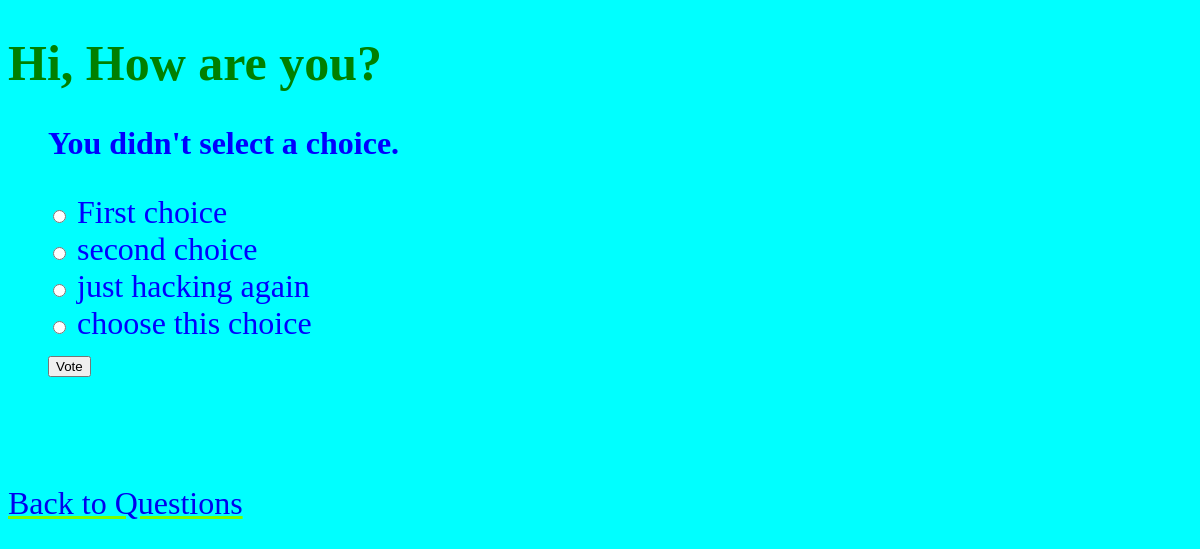
Screenshot of /app/2/vote/ with the database file from the repository.
### app/models.py (models this page shows, shortened)
class Question(models.Model):
    question_text = models.CharField(max_length=200)
    pub_date = models.DateTimeField('date published')

class Choice(models.Model):
    question = models.ForeignKey(Question, on_delete=models.CASCADE)
    choice_text = models.CharField(max_length=200)
    votes = models.IntegerField(default=0)

### app/views.py (the view)
# urls.py: path('<int:question_id>/vote/', views.vote, name='vote'),
def vote(request, question_id):
    question = get_object_or_404(Question, pk=question_id)
    try:
        selected_choice = question.choice_set.get(pk=request.POST['choice'])
    except (KeyError, Choice.DoesNotExist):
        return render(request, 'app/detail.html', {
            'question': question,
            'error_message': "You didn't select a choice.",
        })
    else:
        selected_choice.votes += 1
        selected_choice.save()
        return HttpResponseRedirect(reverse('app:results', args=(question.id,)))

### templates/app/detail.html (shortened to what this page needs)
{% extends './base.html' %}
{% block content %}
<h1>{{ question.question_text }}</h1>
<ul>
    {% if error_message %}<p><strong>{{ error_message }}</strong></p>{% endif %}
    <form action="{% url 'app:vote' question.id %}" method="post">
        {% for choice in question.choice_set.all %}
            <input type="radio" name="choice" id="choice{{ forloop.counter }}" value="{{ choice.id }}">
            <label for="choice{{ forloop.counter }}">{{ choice.choice_text }}</label><br>
        {% endfor %}
        {% if question.choice_set.all %}
        <input type="submit" value="Vote">
        {%else%}
            <p> No choices available to vote.!</p>
        {% endif %}
    </form>
</ul>
<br><br><a href="{% url 'app:index' %}">Back to Questions</a>
{% endblock %}

### static/app/style.css (style rules this page uses)
body { background-color: cyan; padding-top: initial; text-indent: initial; text-align: left; font-size: 32px; }
a { text-decoration-color: lawngreen; }
ul { color: blue; }
h1 { color: green; font-size: 50px; font-weight: bold; font-family: verdana; }
p { font-family: verdana; }

### rows the page displays
Question: question_text "Hi, How are you?"
Choice: choice_text "First choice"
Choice: choice_text "second choice"
Choice: choice_text "just hacking again"
Choice: choice_text "choose this choice"

### other values shown
{{ error_message }} "You didn't select a choice."
